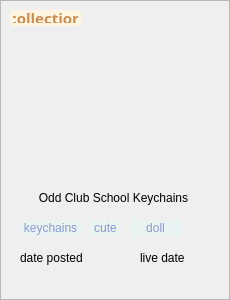
        <widget class="QFrame" name="post_sample_9">
         <property name="minimumSize">
          <size>
           <width>230</width>
           <height>300</height>
          </size>
         </property>
         <property name="maximumSize">
          <size>
           <width>230</width>
           <height>300</height>
          </size>
         </property>
         <property name="styleSheet">
          <string notr="true"/>
         </property>
         <property name="frameShape">
          <enum>QFrame::StyledPanel</enum>
         </property>
         <property name="frameShadow">
          <enum>QFrame::Raised</enum>
         </property>
         <widget class="QLabel" name="post_image_14">
          <property name="geometry">
           <rect>
            <x>0</x>
            <y>0</y>
            <width>230</width>
            <height>170</height>
           </rect>
          </property>
          <property name="sizePolicy">
           <sizepolicy hsizetype="Preferred" vsizetype="Preferred">
            <horstretch>0</horstretch>
            <verstretch>10</verstretch>
           </sizepolicy>
          </property>
          <property name="styleSheet">
           <string notr="true"/>
          </property>
          <property name="text">
           <string/>
          </property>
          <property name="pixmap">
           <pixmap resource="../../../public/images/post_images/post_images.qrc">:/post_images/IMG_7107.jpg</pixmap>
          </property>
          <property name="scaledContents">
           <bool>true</bool>
          </property>
         </widget>
         <widget class="QWidget" name="post_info_14" native="true">
          <property name="geometry">
           <rect>
            <x>10</x>
            <y>180</y>
            <width>211</width>
            <height>111</height>
           </rect>
          </property>
          <property name="sizePolicy">
           <sizepolicy hsizetype="Preferred" vsizetype="Preferred">
            <horstretch>0</horstretch>
            <verstretch>0</verstretch>
           </sizepolicy>
          </property>
          <property name="styleSheet">
           <string notr="true"/>
          </property>
          <widget class="QLabel" name="post_title_14">
           <property name="geometry">
            <rect>
             <x>10</x>
             <y>10</y>
             <width>187</width>
             <height>16</height>
            </rect>
           </property>
           <property name="styleSheet">
            <string notr="true">QLabel {
    
	font: 700 13pt &quot;Manrope&quot;;
}</string>
           </property>
           <property name="text">
            <string>Odd Club School Keychains</string>
           </property>
           <property name="alignment">
            <set>Qt::AlignCenter</set>
           </property>
           <property name="wordWrap">
            <bool>true</bool>
           </property>
          </widget>
          <widget class="QWidget" name="post_details_8" native="true">
           <property name="geometry">
            <rect>
             <x>0</x>
             <y>60</y>
             <width>211</width>
             <height>31</height>
            </rect>
           </property>
           <property name="styleSheet">
            <string notr="true">QLabel {font: 400 12pt &quot;Manrope&quot;;}</string>
           </property>
           <widget class="QLabel" name="sales_type_9">
            <property name="geometry">
             <rect>
              <x>10</x>
              <y>10</y>
              <width>72</width>
              <height>16</height>
             </rect>
            </property>
            <property name="text">
             <string>date posted</string>
            </property>
           </widget>
           <widget class="QLabel" name="live_date_9">
            <property name="geometry">
             <rect>
              <x>130</x>
              <y>10</y>
              <width>55</width>
              <height>16</height>
             </rect>
            </property>
            <property name="text">
             <string>live date</string>
            </property>
           </widget>
          </widget>
          <widget class="QWidget" name="post_tags_14" native="true">
           <property name="geometry">
            <rect>
             <x>0</x>
             <y>30</y>
             <width>211</width>
             <height>31</height>
            </rect>
           </property>
           <property name="styleSheet">
            <string notr="true">QLabel {
    font: 600 11pt &quot;Manrope&quot;;
    color: rgb(137, 153, 211);
    text-align: center;
    background-color: #E8F3F2;
    border-radius: 5px;
}</string>
           </property>
           <widget class="QLabel" name="tag_40">
            <property name="geometry">
             <rect>
              <x>10</x>
              <y>10</y>
              <width>61</width>
              <height>16</height>
             </rect>
            </property>
            <property name="styleSheet">
             <string notr="true"/>
            </property>
            <property name="text">
             <string>keychains</string>
            </property>
            <property name="alignment">
             <set>Qt::AlignCenter</set>
            </property>
            <property name="margin">
             <number>1</number>
            </property>
           </widget>
           <widget class="QLabel" name="tag_41">
            <property name="geometry">
             <rect>
              <x>80</x>
              <y>10</y>
              <width>31</width>
              <height>16</height>
             </rect>
            </property>
            <property name="styleSheet">
             <string notr="true"/>
            </property>
            <property name="text">
             <string>cute</string>
            </property>
            <property name="alignment">
             <set>Qt::AlignCenter</set>
            </property>
            <property name="margin">
             <number>1</number>
            </property>
           </widget>
           <widget class="QLabel" name="tag_42">
            <property name="geometry">
             <rect>
              <x>120</x>
              <y>10</y>
              <width>51</width>
              <height>16</height>
             </rect>
            </property>
            <property name="styleSheet">
             <string notr="true"/>
            </property>
            <property name="text">
             <string>doll</string>
            </property>
            <property name="alignment">
             <set>Qt::AlignCenter</set>
            </property>
            <property name="margin">
             <number>1</number>
            </property>
           </widget>
          </widget>
         </widget>
         <widget class="QLabel" name="post_type_9">
          <property name="geometry">
           <rect>
            <x>10</x>
            <y>10</y>
            <width>71</width>
            <height>16</height>
           </rect>
          </property>
          <property name="font">
           <font>
            <family>Manrope</family>
            <pointsize>11</pointsize>
            <bold>true</bold>
           </font>
          </property>
          <property name="styleSheet">
           <string notr="true">border-radius: 5px; padding:3px;
background-color: rgb(255, 245, 225);
color:rgb(206, 141, 80);</string>
          </property>
          <property name="text">
           <string>collection</string>
          </property>
          <property name="alignment">
           <set>Qt::AlignCenter</set>
          </property>
         </widget>
        </widget>
